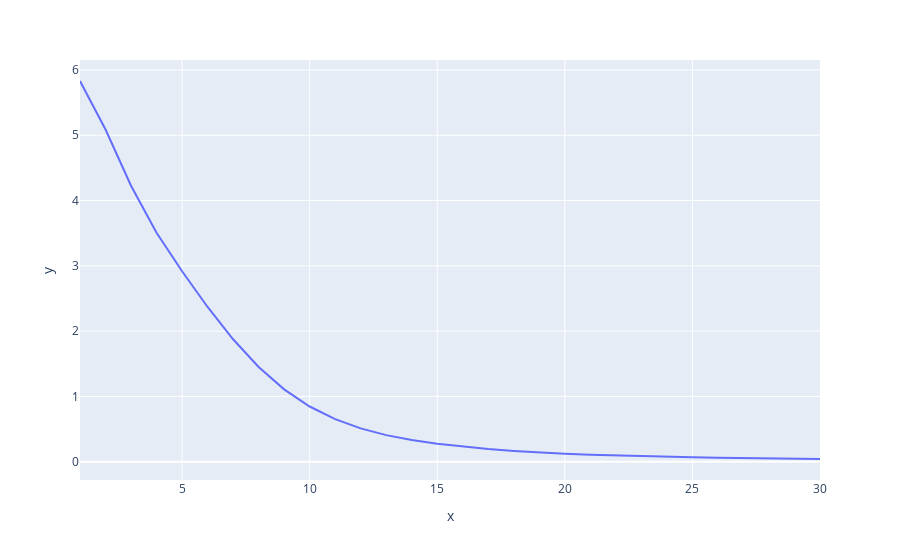

The notebook cell saved with this chart:
### Code cell
px.line(x = range(1, epochs + 1), y = avg_losses)

### Figure 1 — Plotly figure (JSON) as saved in the notebook; plotly's stock layout.template omitted (floating-point values rounded to 4 significant figures)
{"data": [{"hovertemplate": "x=%{x}<br>y=%{y}<extra></extra>", "legendgroup": "", "line": {"color": "#636efa", "dash": "solid"}, "marker": {"symbol": "circle"}, "mode": "lines", "name": "", "orientation": "v", "showlegend": false, "type": "scatter", "x": [1, 2, 3, 4, 5, 6, 7, 8, 9, 10, 11, 12, 13, 14, 15, 16, 17, 18, 19, 20, 21, 22, 23, 24, 25, 26, 27, 28, 29, 30], "xaxis": "x", "y": [5.831, 5.088, 4.227, 3.506, 2.917, 2.37, 1.875, 1.45, 1.108, 0.8453, 0.6513, 0.5102, 0.4073, 0.3313, 0.2739, 0.2295, 0.1942, 0.1656, 0.1423, 0.1231, 0.1074, 0.09439, 0.08356, 0.07446, 0.06673, 0.06013, 0.05443, 0.04947, 0.04514, 0.04132], "yaxis": "y"}], "layout": {"legend": {"tracegroupgap": 0}, "margin": {"t": 60}, "xaxis": {"anchor": "y", "domain": [0, 1], "title": {"text": "x"}}, "yaxis": {"anchor": "x", "domain": [0, 1], "title": {"text": "y"}}}}
